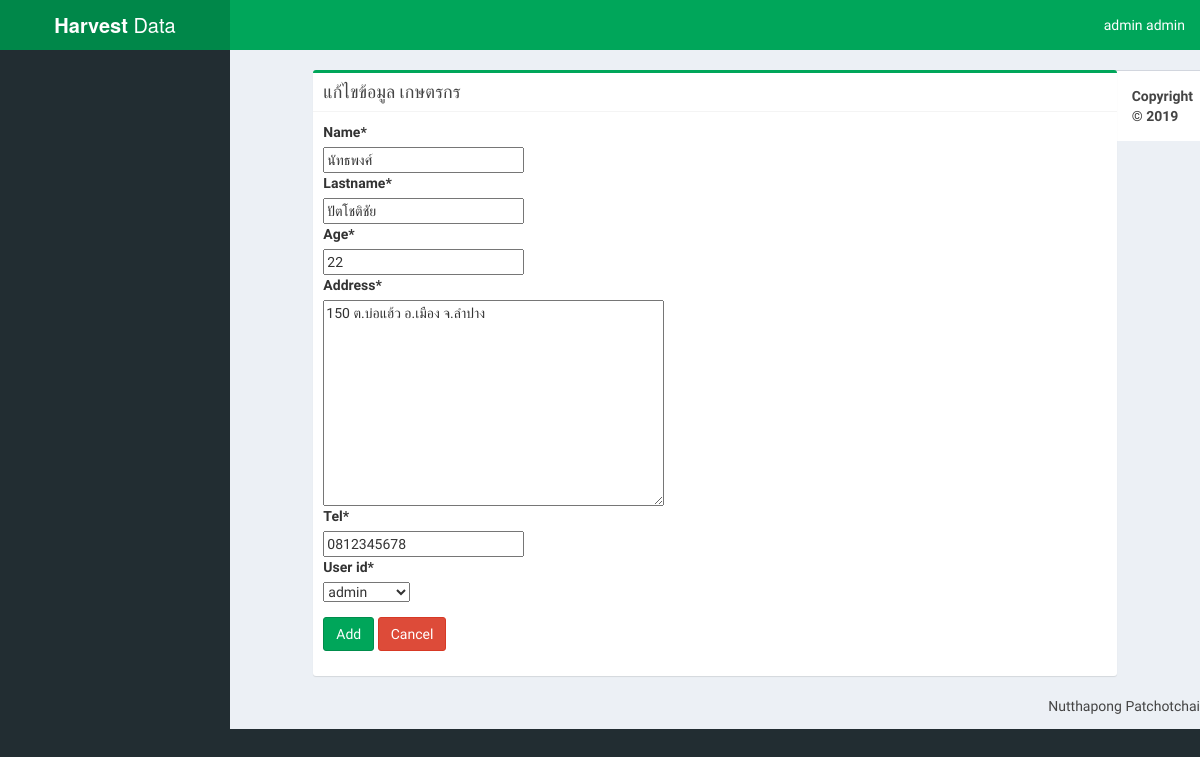
Page /farmer/1/edit (signed in) on the earlier database version.
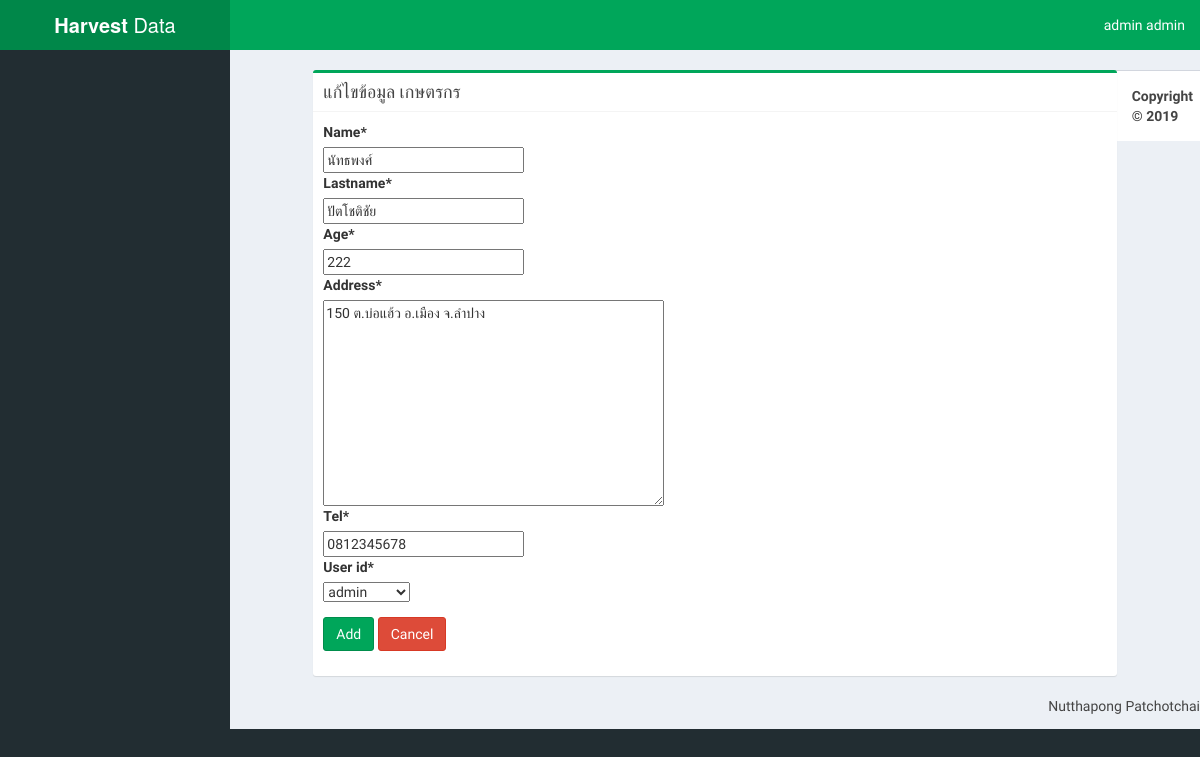
Same page on the later database version.
### Farmer/models.py (models this page shows, shortened)
class Farmer(models.Model):
    User_id = models.ForeignKey(User, on_delete=models.CASCADE)
    name = models.CharField(max_length=100, default='')
    lastname = models.CharField(max_length=100, default='')
    age = models.IntegerField(default='')
    address = models.TextField(max_length=500, default='')
    tel = models.CharField(max_length=100, default='')

### Farmer/views.py (the view)
# urls.py: path('farmer/<int:id>/edit', farmer_views.EditFarmer, name='editFarmer'),
@login_required
def EditFarmer(request, id):
    editfarmer = get_object_or_404(Farmer, id=id)
    editfarmerform = addFarmer(request.POST or None, instance=editfarmer)
    if editfarmerform.is_valid():
        editfarmer = editfarmerform.save(commit=False)
        editfarmer.user = request.user
        editfarmer.save()
        return redirect('/')
    context = {
        'editfarmerform': editfarmerform,
    }
    return render(request, 'Farmer/EditFarmer.html', context)

### Farmer/forms.py
class addFarmer(forms.ModelForm):
    class Meta:
        model = Farmer
        fields = [
            'name',
            'lastname',
            'age',
            'address',
            'tel',
            'User_id'
        ]

### Farmer/templates/Farmer/EditFarmer.html (shortened to what this page needs)
{% extends "Farmer/base.html" %}
{% load crispy_forms_tags %}
{% load static %}
{% block content %}
    <br>
    <div class="row">
    <div class="col-md-1"></div>
        <div class="col-md-10">
    <div class="box box-success">
            <div class="box-header with-border">
              <h3 class="box-title">แก้ไขข้อมูล เกษตรกร</h3>
            </div>
            <div class="box-body">
                <div class="form-group">
                <form method="POST" enctype="multipart/form-data">
    <div class="form-group">
            <fieldset class="form-group">
                {{ editfarmerform|crispy }}
            </fieldset>
                <button class="btn btn-success" type="submit">Add</button>
                <a href="{% url 'index' %}" class="btn btn-danger" role="button">Cancel</a>
            </div>
        </form>
            </div>
    </div>
            </div>
{% endblock %}

Differences in the rows shown:
changed Farmer "นัทธพงศ์": age "22" → "222"
